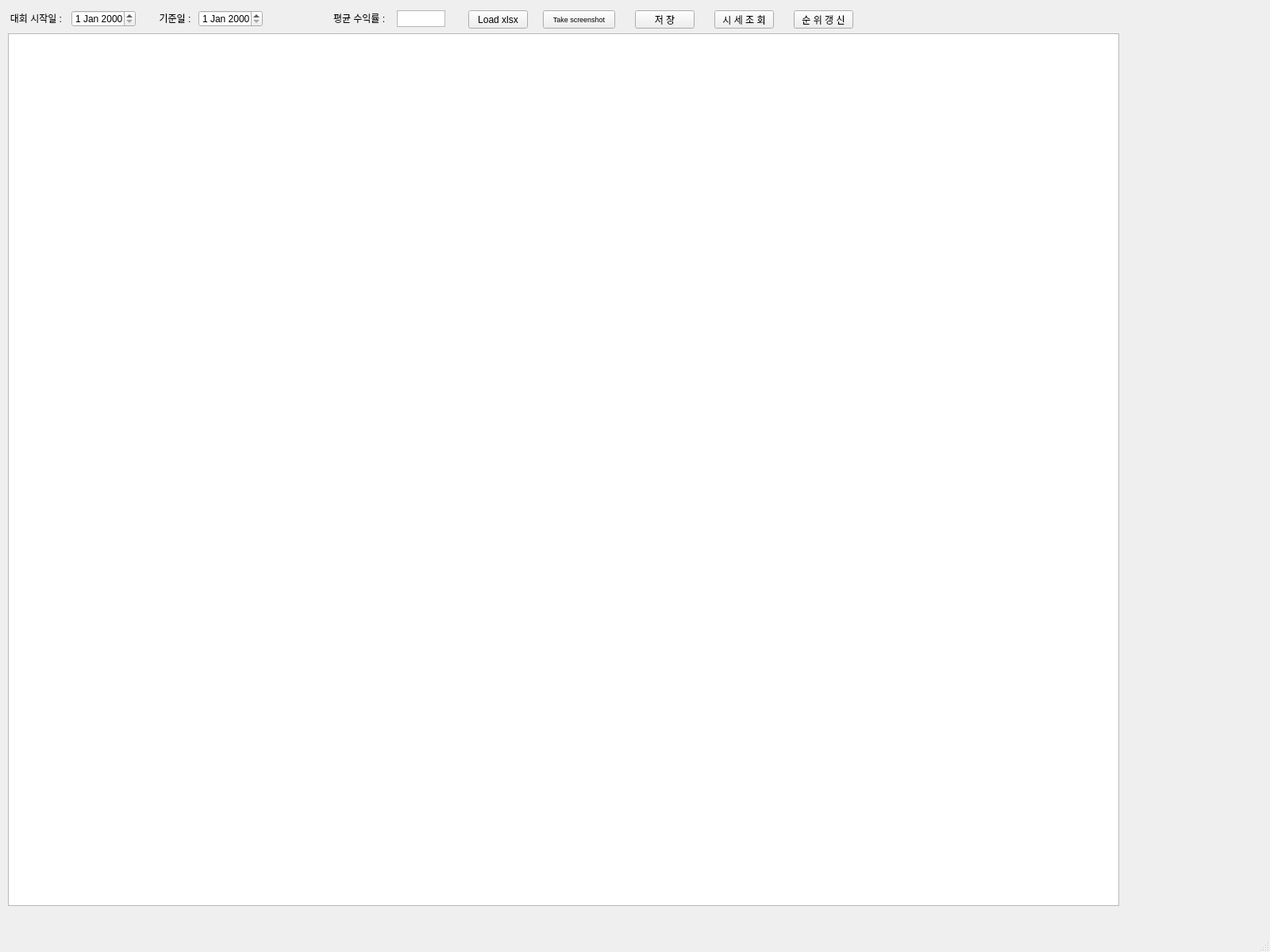
<?xml version="1.0" encoding="UTF-8"?>
<ui version="4.0">
 <class>MainWindow</class>
 <widget class="QMainWindow" name="MainWindow">
  <property name="geometry">
   <rect>
    <x>0</x>
    <y>0</y>
    <width>1600</width>
    <height>1200</height>
   </rect>
  </property>
  <property name="windowTitle">
   <string>MainWindow</string>
  </property>
  <widget class="QWidget" name="centralwidget">
   <widget class="QDateEdit" name="start_date">
    <property name="geometry">
     <rect>
      <x>90</x>
      <y>13</y>
      <width>81</width>
      <height>21</height>
     </rect>
    </property>
   </widget>
   <widget class="QLabel" name="start_date_label">
    <property name="geometry">
     <rect>
      <x>10</x>
      <y>15</y>
      <width>71</width>
      <height>16</height>
     </rect>
    </property>
    <property name="text">
     <string>대회 시작일 :</string>
    </property>
    <property name="alignment">
     <set>Qt::AlignCenter</set>
    </property>
   </widget>
   <widget class="QLabel" name="today_label">
    <property name="geometry">
     <rect>
      <x>185</x>
      <y>15</y>
      <width>71</width>
      <height>16</height>
     </rect>
    </property>
    <property name="text">
     <string>기준일 :</string>
    </property>
    <property name="alignment">
     <set>Qt::AlignCenter</set>
    </property>
   </widget>
   <widget class="QDateEdit" name="last_date">
    <property name="geometry">
     <rect>
      <x>250</x>
      <y>13</y>
      <width>81</width>
      <height>21</height>
     </rect>
    </property>
   </widget>
   <widget class="QPushButton" name="save_button">
    <property name="geometry">
     <rect>
      <x>800</x>
      <y>13</y>
      <width>75</width>
      <height>23</height>
     </rect>
    </property>
    <property name="text">
     <string>저 장</string>
    </property>
   </widget>
   <widget class="QPushButton" name="refresh_button">
    <property name="geometry">
     <rect>
      <x>900</x>
      <y>13</y>
      <width>75</width>
      <height>23</height>
     </rect>
    </property>
    <property name="text">
     <string>시 세 조 회</string>
    </property>
   </widget>
   <widget class="QPushButton" name="refresh_rank_button">
    <property name="geometry">
     <rect>
      <x>1000</x>
      <y>13</y>
      <width>75</width>
      <height>23</height>
     </rect>
    </property>
    <property name="text">
     <string>순 위 갱 신</string>
    </property>
   </widget>
   <widget class="QTableView" name="tableView">
    <property name="geometry">
     <rect>
      <x>10</x>
      <y>42</y>
      <width>1400</width>
      <height>1100</height>
     </rect>
    </property>
    <property name="sortingEnabled">
     <bool>true</bool>
    </property>
    <attribute name="verticalHeaderVisible">
     <bool>false</bool>
    </attribute>
   </widget>
   <widget class="QPushButton" name="load_from_excel_button">
    <property name="geometry">
     <rect>
      <x>590</x>
      <y>13</y>
      <width>75</width>
      <height>23</height>
     </rect>
    </property>
    <property name="text">
     <string>Load xlsx</string>
    </property>
   </widget>
   <widget class="QPushButton" name="screenshot_button">
    <property name="geometry">
     <rect>
      <x>684</x>
      <y>13</y>
      <width>91</width>
      <height>23</height>
     </rect>
    </property>
    <property name="font">
     <font>
      <pointsize>7</pointsize>
     </font>
    </property>
    <property name="text">
     <string>Take screenshot</string>
    </property>
   </widget>
   <widget class="QLabel" name="avg_ration">
    <property name="geometry">
     <rect>
      <x>420</x>
      <y>15</y>
      <width>71</width>
      <height>16</height>
     </rect>
    </property>
    <property name="text">
     <string>평균 수익률 : </string>
    </property>
   </widget>
   <widget class="QTextBrowser" name="ratiotextBrowser">
    <property name="geometry">
     <rect>
      <x>500</x>
      <y>13</y>
      <width>61</width>
      <height>21</height>
     </rect>
    </property>
    <property name="verticalScrollBarPolicy">
     <enum>Qt::ScrollBarAlwaysOff</enum>
    </property>
   </widget>
  </widget>
  <widget class="QMenuBar" name="menubar">
   <property name="geometry">
    <rect>
     <x>0</x>
     <y>0</y>
     <width>1600</width>
     <height>21</height>
    </rect>
   </property>
  </widget>
  <widget class="QStatusBar" name="statusbar"/>
 </widget>
 <resources/>
 <connections/>
</ui>
